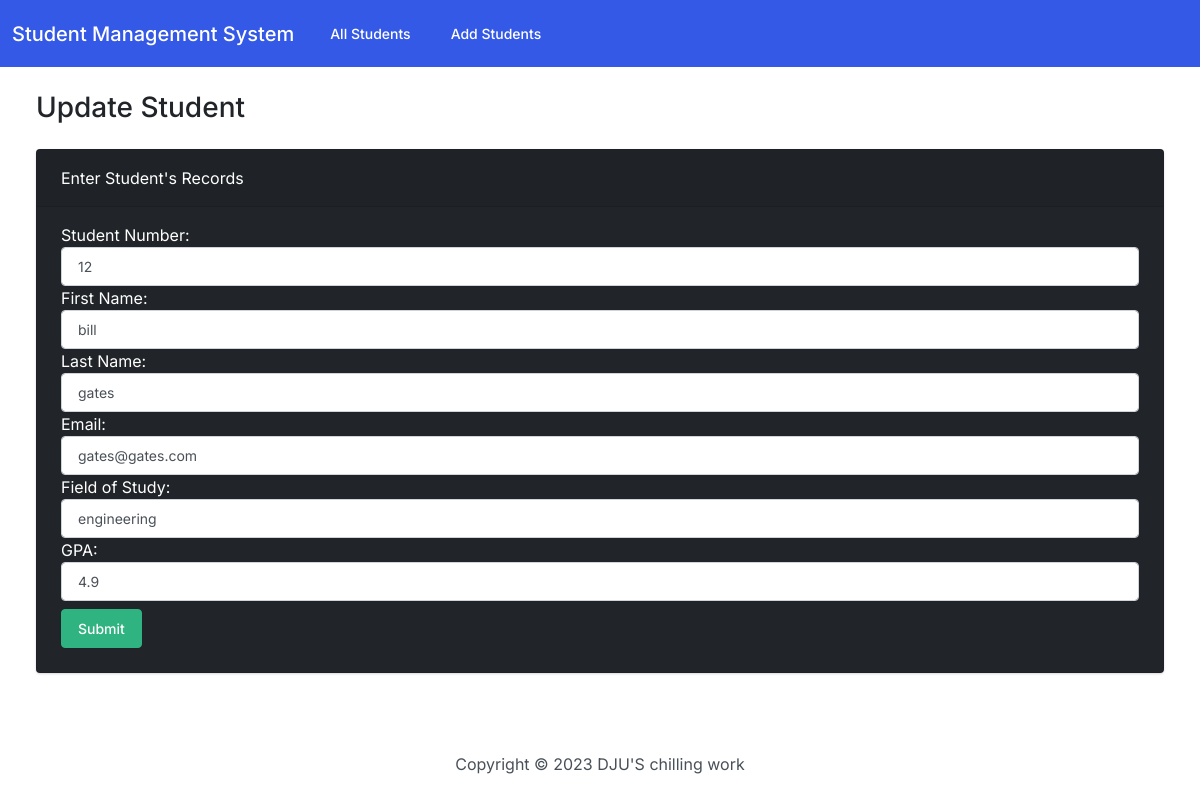
Page /update/7/ on the committed database.
### students/models.py (models this page shows, shortened)
class Student(models.Model):
    student_number = models.PositiveIntegerField()
    first_name = models.CharField(max_length=50)
    last_name = models.CharField(max_length=50)
    email = models.EmailField(max_length=100)
    field_of_study = models.CharField(max_length=50)
    gpa = models.FloatField()

### students/views.py (the view)
# urls.py: path('update/<int:student_id>/', views.update, name="update"),
def update(request, student_id):
    print(id)
    context = {}
    student = get_object_or_404(Student, id=int(student_id))
    if request.method == 'POST':
        form = StudentForm(request.POST, instance=student)
        if form.is_valid():
            form.save()
            return redirect('/')
    context = {
        'form' : StudentForm(instance=student),
        'student_id' : student.id
    }
    return render(request, 'students/update.html', context)

### students/forms.py
class StudentForm(forms.ModelForm):
    class Meta:
        model = Student
        fields = '__all__'
        labels = {
            'student_number': 'Student Number',
            'first_name': 'First Name',
            'last_name': 'Last Name',
            'email': 'Email',
            'field_of_study': 'Field of Study',
            'gpa': 'GPA'
        }
        widgets = {
            'student_number': forms.NumberInput(attrs={'class': 'form-control'}),
            'first_name': forms.TextInput(attrs={'class': 'form-control'}),
            'last_name': forms.TextInput(attrs={'class': 'form-control'}),
            'email': forms.EmailInput(attrs={'class': 'form-control'}),
            'field_of_study': forms.TextInput(attrs={'class': 'form-control'}),
            'gpa':forms.NumberInput(attrs={'class': 'form-control'})
        }

### templates/students/update.html (shortened to what this page needs)
{% extends 'students/base.html' %}
{% block body %}
<h3 class="m-4">Update Student</h3>
<div class="row">
    <div class="col-12">
        <div class="card text-white bg-dark mb-4 ms-4 me-4">
            <div class="card-header">Enter Student's Records</div>
            <div class="card-body">
                <form class="form" action="{% url 'update' student_id %}" method="post">
                    {{ form }}
                    <button type="submit" class="btn btn-success my-2">Submit</button>
                </form>
            </div>
        </div>
    </div>
</div>
</div>
{% endblock body %}

### rows in the picture
Student: student_number "12", first_name "bill", last_name "gates", email "gates@gates.com", field_of_study "engineering", gpa "4.9"
